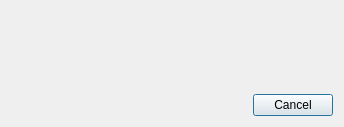
<?xml version="1.0" encoding="UTF-8"?>
<ui version="4.0">
 <class>DialogUnpackFile</class>
 <widget class="QDialog" name="DialogUnpackFile">
  <property name="windowModality">
   <enum>Qt::ApplicationModal</enum>
  </property>
  <property name="geometry">
   <rect>
    <x>0</x>
    <y>0</y>
    <width>344</width>
    <height>127</height>
   </rect>
  </property>
  <property name="windowTitle">
   <string>Unpack</string>
  </property>
  <property name="modal">
   <bool>true</bool>
  </property>
  <layout class="QVBoxLayout" name="verticalLayout">
   <item>
    <spacer name="verticalSpacer">
     <property name="orientation">
      <enum>Qt::Vertical</enum>
     </property>
     <property name="sizeHint" stdset="0">
      <size>
       <width>20</width>
       <height>75</height>
      </size>
     </property>
    </spacer>
   </item>
   <item>
    <layout class="QHBoxLayout" name="horizontalLayout">
     <item>
      <spacer name="horizontalSpacer">
       <property name="orientation">
        <enum>Qt::Horizontal</enum>
       </property>
       <property name="sizeHint" stdset="0">
        <size>
         <width>40</width>
         <height>20</height>
        </size>
       </property>
      </spacer>
     </item>
     <item>
      <widget class="QPushButton" name="pushButtonCancel">
       <property name="text">
        <string>Cancel</string>
       </property>
      </widget>
     </item>
    </layout>
   </item>
  </layout>
 </widget>
 <resources/>
 <connections/>
</ui>
